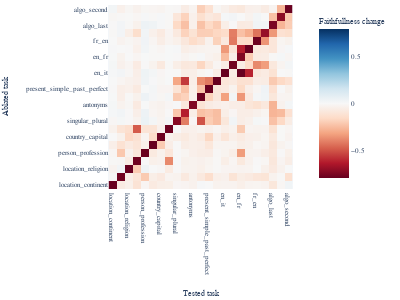

Write notebook code for a chart like this one.
### Code cell
import numpy as np 

# task_names = [x for x in task_names if x not in ["person_profession", "football_player_position", "location_continent"]]
heatmap_data = np.zeros((len(task_names), len(task_names)))

correct_metrics = {}

for task in task_names:
    orig_metric = result_dict[(task, task)]["orig_metric"]
    zero_metric = result_dict[(task, task)]["zero_metric"]

    correct_metrics[task] = (orig_metric, zero_metric)


for i, first_task in enumerate(task_names):
    _faith = result_dict[(first_task, first_task)]["faithfullness"]
    print(
        first_task, max(_faith), min(_faith), _faith
    )
    idx = [i for i, x in enumerate(_faith) if x > 0.2][0]
    for j, second_task in enumerate(task_names):
        if first_task == second_task:
            faith = _faith
        else:
            ablated_metrics = result_dict[(first_task, second_task)]["ablated_metrics"]
            orig_metric_second = result_dict[(first_task, second_task)]["orig_metric"]
            zero_metric_second = result_dict[(first_task, second_task)]["zero_metric"]

            ablated_metrics = np.array(ablated_metrics)
            cm = correct_metrics[second_task]


            faith = (ablated_metrics - cm[1]) / (cm[0] - cm[1])

        heatmap_data[i, j] = faith[idx]

heatmap_data = np.flip(heatmap_data, axis=0)

zmin = (heatmap_data - 1).min()

fig = px.imshow(heatmap_data - 1, x=task_names, y=task_names[::-1], color_continuous_scale="RdBu", width=800,  height=600, 
                labels=dict(x="Tested task", y="Ablated task", color="Faithfullness change"), zmin=zmin, zmax=abs(zmin)) 

fig.update_layout(width =400, height=300, 
                font_family="Serif", font_size=7, 
                margin_l=5, margin_t=5, margin_b=5, margin_r=5)

import plotly.io as pio

# pio.kaleido.scope.mathjax = None
pio.write_image(fig, "micrlhf-progress/images/circuit-ablation-new.pdf", width =400, height=300)
pio.write_image(fig, "micrlhf-progress/images/circuit-ablation-new.pdf", width =400, height=300)

fig

### Figure 1 — Plotly figure (JSON) as saved in the notebook; plotly's stock layout.template omitted (floating-point values rounded to 4 significant figures; data arrays with more than 128 entries replaced by an {"elided": "..."} marker saying what was removed)
{"data": [{"coloraxis": "coloraxis", "hovertemplate": "Tested task: %{x}<br>Ablated task: %{y}<br>Faithfullness change: %{z}<extra></extra>", "name": "0", "type": "heatmap", "x": ["location_continent", "football_player_position", "location_religion", "location_language", "person_profession", "location_country", "country_capital", "person_language", "singular_plural", "present_simple_past_simple", "antonyms", "plural_singular", "present_simple_past_perfect", "present_simple_gerund", "en_it", "it_en", "en_fr", "en_es", "fr_en", "es_en", "algo_last", "algo_first", "algo_second"], "xaxis": "x", "y": ["algo_second", "algo_first", "algo_last", "es_en", "fr_en", "en_es", "en_fr", "it_en", "en_it", "present_simple_gerund", "present_simple_past_perfect", "plural_singular", "antonyms", "present_simple_past_simple", "singular_plural", "person_language", "country_capital", "location_country", "person_profession", "location_language", "location_religion", "football_player_position", "location_continent"], "yaxis": "y", "z": {"elided": "23x23 float values"}}], "layout": {"coloraxis": {"cmax": 0.7996, "cmin": -0.7996, "colorbar": {"title": {"text": "Faithfullness change"}}, "colorscale": [[0, "rgb(103,0,31)"], [0.1, "rgb(178,24,43)"], [0.2, "rgb(214,96,77)"], [0.3, "rgb(244,165,130)"], [0.4, "rgb(253,219,199)"], [0.5, "rgb(247,247,247)"], [0.6, "rgb(209,229,240)"], [0.7, "rgb(146,197,222)"], [0.8, "rgb(67,147,195)"], [0.9, "rgb(33,102,172)"], [1, "rgb(5,48,97)"]]}, "font": {"family": "Serif", "size": 7}, "height": 300, "margin": {"b": 5, "l": 5, "r": 5, "t": 5}, "width": 400, "xaxis": {"anchor": "y", "constrain": "domain", "domain": [0, 1], "scaleanchor": "y", "title": {"text": "Tested task"}}, "yaxis": {"anchor": "x", "autorange": "reversed", "constrain": "domain", "domain": [0, 1], "title": {"text": "Ablated task"}}}}
